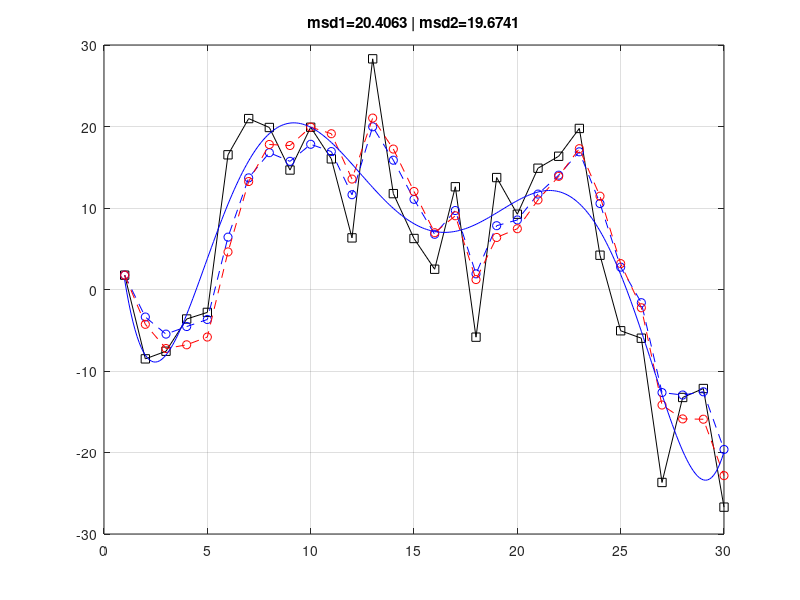

Recreate this plot in MATLAB.
# the number of data
N = 30;

# generate y
t = 1:N;
y = normrnd( 0.1, 1, 1, N ) * 10;
for i = 2:N y(i) += y(i-1); endfor

# ployfit
pf = polyfit( t, y, floor(N/5) );

# signle exponetial smoothing
a1=0.5; # alpha
S1(1) = y(1);
for i = 2:N S1(i) = a1*y(i) + (1-a1)*S1(i-1); endfor
# the mean of the squared errors
# the mean of the squared difference S(i) - S(i-1)
mse1 = mean( (y-S1).^2 )
msd1 = mean( diff(S1-polyval(pf,t)).^2 )

# double exponential smoothing
a2 = a1; # alpha
g2 = 0.2; # gamma
S2(1) = y(1);
b2(1) = ( y(4)-y(1) )/3;
for i = 2:N 
  S2(i) = a2*y(i) + (1-a2)*( S2(i-1) + b2(i-1) ); 
  b2(i) = g2*(S2(i) - S2(i-1)) + (1-g2)*b2(i-1);  
endfor
mse2 = mean( (y-S2).^2 )
msd2 = mean( diff(S2-polyval(pf,t)).^2 )


# plot 
plot ( t, y, "k-s", t, S1, "b--o", t, S2, "r--o", 1:0.1:N, polyval( pf, 1:0.1:N ), "b-" );
#title ( ["mse1=" num2str(mse1) ", msd1=" num2str(msd1) " | mse2=" num2str(mse2) ", msd2=" num2str(msd2) ] );
title ( ["msd1=" num2str(msd1) " | msd2=" num2str(msd2) ] );
grid
